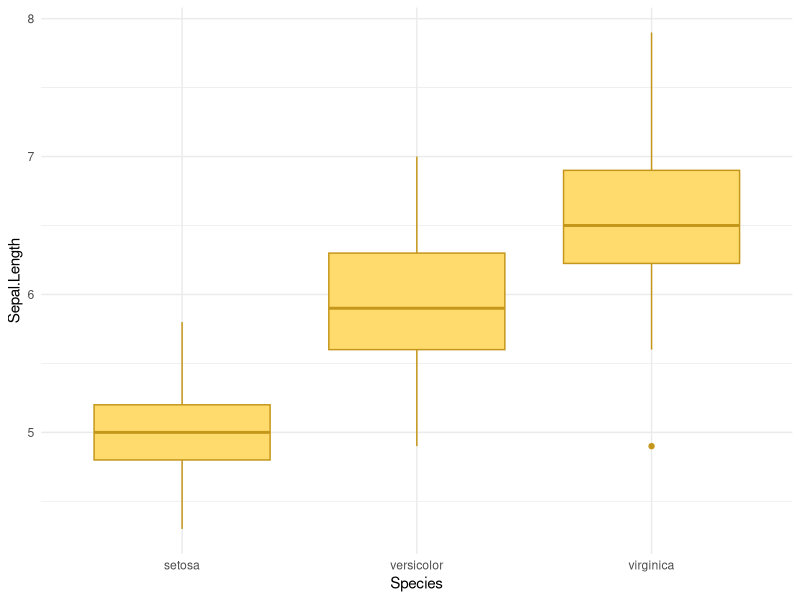
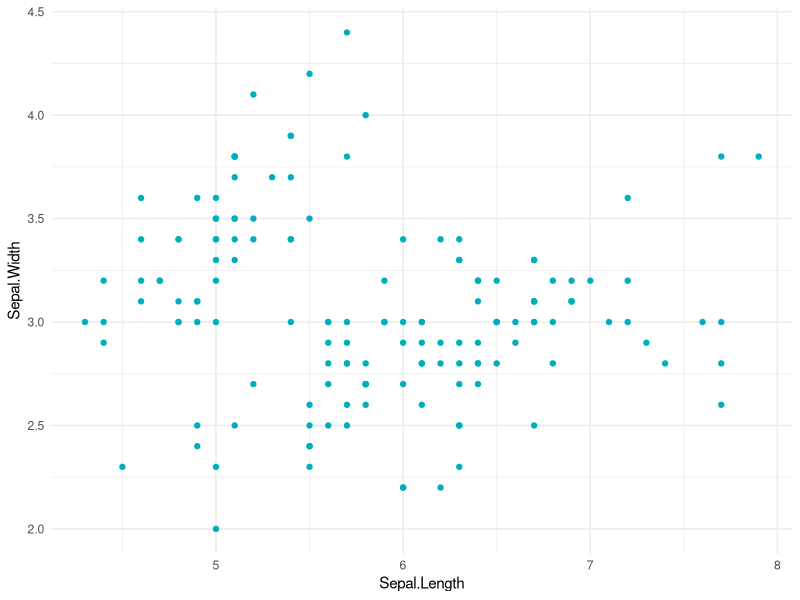
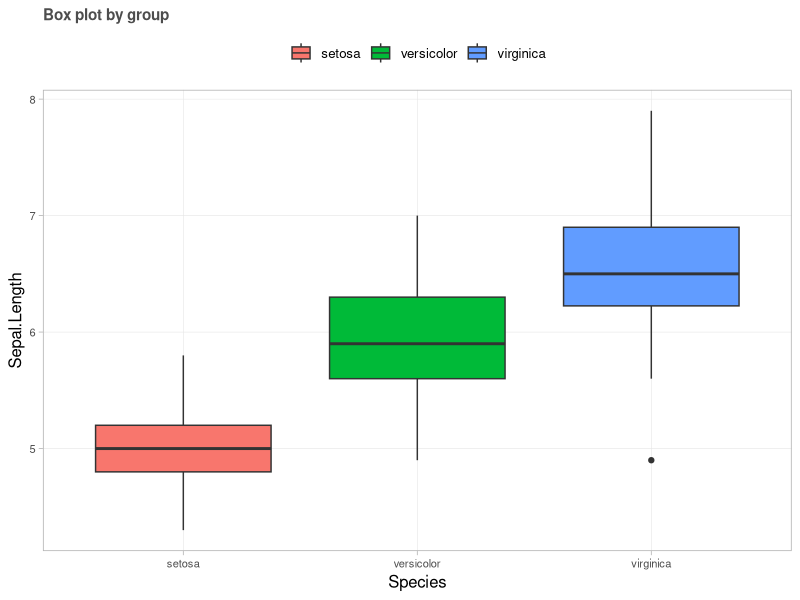
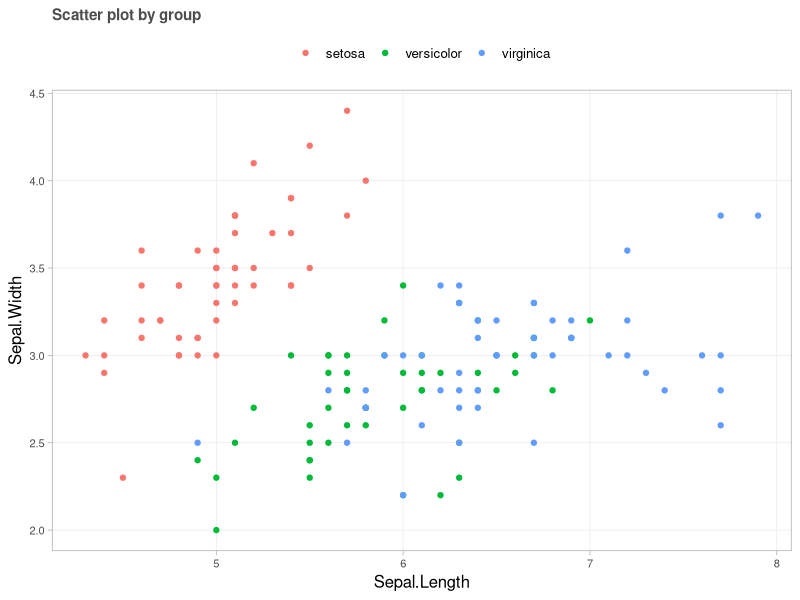
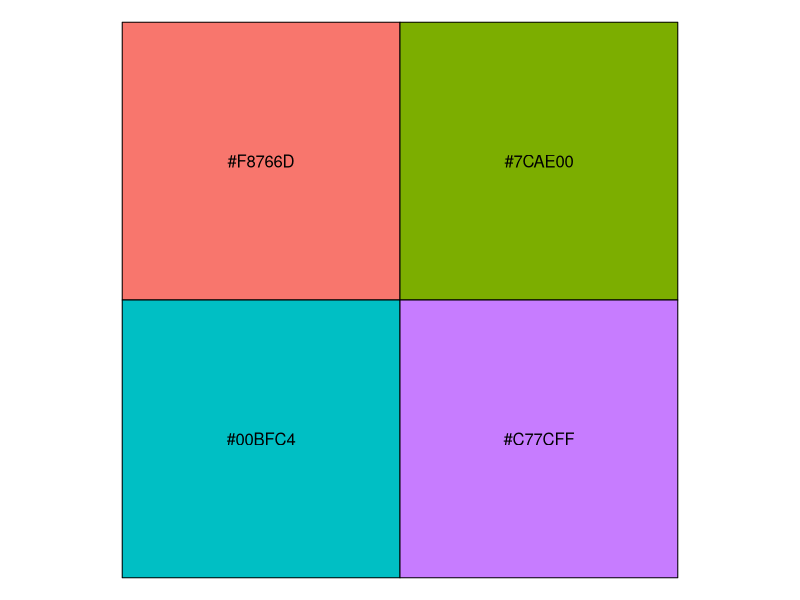
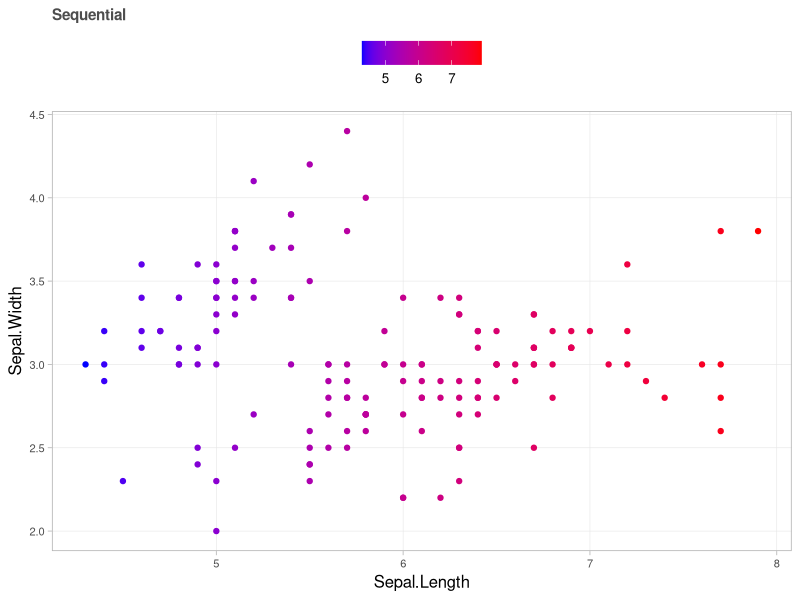
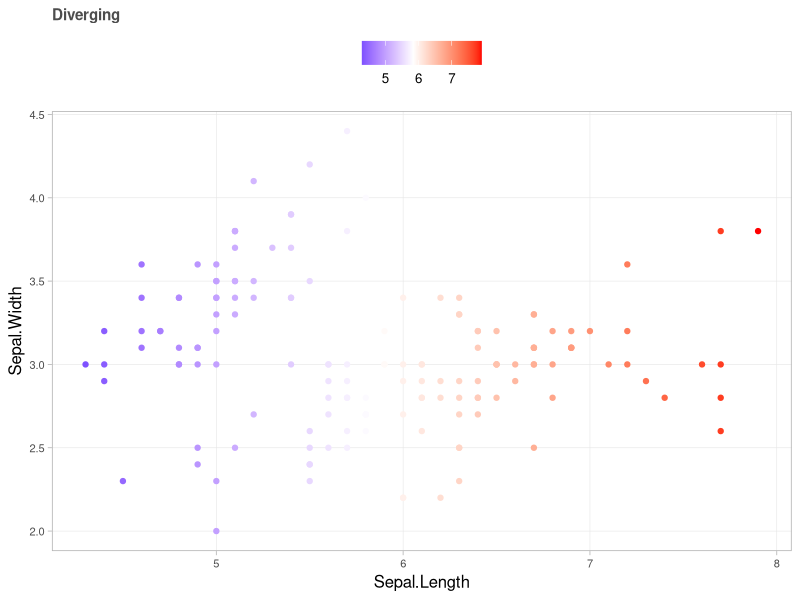
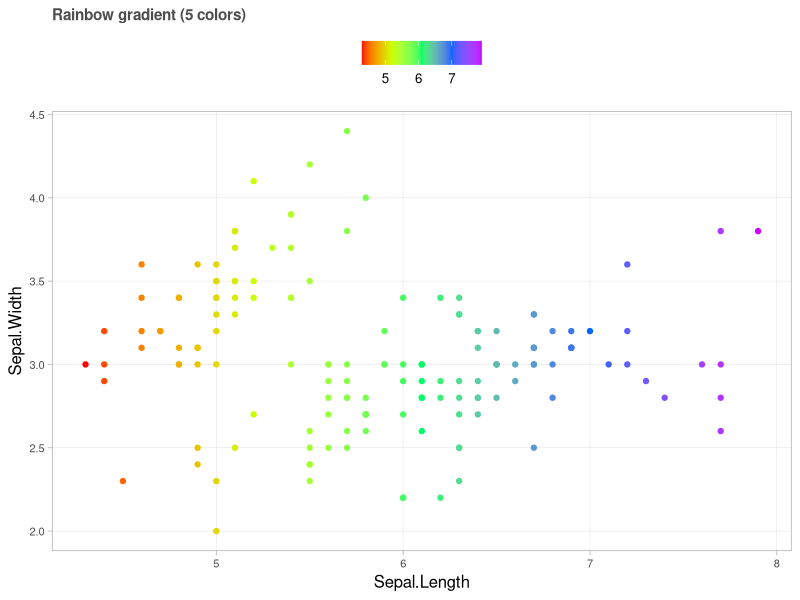

Write the R code that produced these figures, in order.
## ---- chunk 1
knitr::opts_chunk$set( echo=TRUE, fig.width=5, fig.height=3 )
options(scipen=999) # "Desliga" notação científica. Para "ligar" use scipen=0

library(tidyverse)
library(patchwork)
## ---- chunk 2
theme_set(theme_light(base_size=12))
theme_update(
  panel.grid.minor = element_blank(),
  panel.grid.major = element_line(colour="gray90", linewidth=0.2),
  strip.background = element_rect(fill="gray50", colour="gray50"),
  plot.title    = element_text(size=11, colour="gray30", face="bold"),
  plot.subtitle = element_text(size=10, colour="gray50", face='italic'),
  plot.caption  = element_text(size= 8, colour="gray50", hjust=0),
  axis.text     = element_text(size= 8),
  legend.title = element_blank(), 
  legend.position = "top"
)

## ---- chunk 3
theme_classic()$panel.grid
## ---- chunk 4
# Box plot
ggplot(iris, aes(Species, Sepal.Length)) + 
  geom_boxplot(fill="#FFDB6D", color="#C4961A") +
  theme_minimal()

# Scatter plot
ggplot(iris, aes(Sepal.Length, Sepal.Width)) + 
  geom_point(color="#00AFBB") +
  theme_minimal()
## ---- chunk 5
ggplot(iris, aes(Species, Sepal.Length)) + 
  geom_boxplot(aes(fill=Species)) +
  theme(legend.position="top") +
  labs(title="Box plot by group")
## ---- chunk 6
ggplot(iris, aes(Sepal.Length, Sepal.Width)) + 
  geom_point(aes(color=Species)) +
  theme(legend.position="top") +
  labs(title="Scatter plot by group")
## ---- chunk 7
scales::show_col(scales::hue_pal()(4))
## ---- chunk 8
# Specify the colors for low and high ends of gradient
ggplot(iris, aes(Sepal.Length, Sepal.Width)) +
  geom_point(aes(color=Sepal.Length)) +
  scale_color_gradient(low="blue", high="red") +
  labs(title="Sequential")
## ---- chunk 9
# Specify also the colour for mid point
ggplot(iris, aes(Sepal.Length, Sepal.Width)) +
  geom_point(aes(color=Sepal.Length)) +
  scale_color_gradient2(midpoint=mean(iris$Sepal.Length), low="blue", mid="white",
                        high="red", space="Lab" ) +
  labs(title="Diverging")
## ---- chunk 10
ggplot(iris, aes(Sepal.Length, Sepal.Width)) +
  geom_point(aes(color=Sepal.Length)) + 
  scale_color_gradientn(colours=rainbow(5)) +
  labs(title="Rainbow gradient (5 colors)")
## ---- chunk 11
library(RColorBrewer)
display.brewer.all() # to check all colorbrewer palettes
## ---- chunk 12
display.brewer.all(colorblindFriendly=TRUE)
## ---- chunk 13
ggplot(iris, aes(Sepal.Length, Sepal.Width))+
  geom_point(aes(color=Species)) +
  scale_color_brewer(palette="Dark2")+
  geom_smooth(aes(color=Species, fill=Species), formula=y ~ x, method="lm") + 
  scale_fill_brewer(palette="Dark2") +
  theme_minimal() +
  theme(legend.position="bottom") +
  labs(title="Brewer on a plot")
## ---- chunk 14
display.brewer.pal(n=8, name="Dark2")
## ---- chunk 15
brewer.pal(3, "Dark2")
## ---- chunk 16
library("viridis")           # Load
viridis(6)
## ---- chunk 17
plt <- function(nome, opt) {
  ggplot(iris, aes(Sepal.Length, Sepal.Width))+
  geom_point(aes(color=Sepal.Length)) +
  scale_color_viridis(option=opt)+
  theme(legend.position="bottom") +
  labs(title=nome, x=element_blank(), y=element_blank())
}
## ---- chunk 18
plt("Magma", "A") + plt("Inferno", "B") + plt("Plasma", "C") + plt("Viridis", "D") +
  plot_annotation(title="GRADIENT color palettes")
## ---- chunk 19
plt <- function(nome, opt) {
  ggplot(iris, aes(Sepal.Length, Sepal.Width))+
  geom_point(aes(color=Species)) +
  geom_smooth(aes(color=Species, fill=Species), formula=y ~ x, method="lm") + 
  scale_color_viridis(discrete=TRUE, option=opt)+
  scale_fill_viridis(discrete=TRUE, option=opt) +
  theme(legend.position="bottom") +
  labs(title=nome, x=element_blank(), y=element_blank())
}

plt("Magma", "A") + plt("Inferno", "B") + plt("Plasma", "C") + plt("Viridis", "D") +
  plot_annotation(title="DISCRETE color palettes")
## ---- chunk 20
rm(list=ls())
## ---- chunk 21
ggplot(data=mpg) + # layer1 => data
  geom_point(        # layer2 => geom (points)
    mapping=aes(x=displ, y=hwy) # mapping => how variables map to visuals
  ) +
  labs(title="Simple scatter plot")
## ---- chunk 22
mpg |>  ggplot(aes(displ, hwy)) +
  geom_smooth(method="lm", se=FALSE,            # linear fit to the data point
              color="blue", size=1) +           # tuning line color and thickness
  geom_point(alpha=0.5, size=2) +               # tuning the transparency and size of data points
  labs(x="Displ", y="Highway consumption",      # adding titles to the axis
       title="Scatter plot with linear fit",      # adding title to the plot
       subtitle="Subtitle goes here",             # adding subtitles to the plot
       caption="Source: goes here")               # adding caption to the plot

## ---- chunk 23
### default smooth fit
p2 <- mpg |> ggplot(aes(displ, hwy)) + 
  geom_smooth(stat="smooth", color="blue", size=1) +
  geom_point() +
  labs(x="Highway consumption", y="Avg. Temperature (°C)",
       title="Smooth fit (default)")

### linear fit
p3 <- mpg |> ggplot(aes(displ, hwy)) + 
  geom_smooth(method="lm", se=FALSE,
              color="blue", size=1) +
  geom_point() +
  labs(x="Highway consumption", y="Avg. Temperature (°C)",
       title="Linear fit")

### user defined formula for fitting
p4 <- mpg |> ggplot(aes(displ, hwy)) + 
  geom_smooth(method="lm", formula=y~x+I(x^2)+I(x^3),        
              color="blue", size=1) +
  geom_point() +
  labs(x="Highway consumption", y="Avg. Temperature (°C)",
       title="User defined function for fitting")

p2 + p3 + p4
## ---- chunk 24
rm(list=ls()) # Limpa o global environment
## ---- chunk 25
(data <- world_bank_pop |> 
   filter(indicator %in% c("SP.POP.TOTL", "SP.URB.TOTL")) |> 
   pivot_longer(3:20, names_to="year", names_transform=as.integer, values_to="pop") |> 
   pivot_wider(names_from=indicator, values_from=pop, values_fill=0) |> 
   mutate(Rural=SP.POP.TOTL - SP.URB.TOTL) |> select(-SP.POP.TOTL) |> 
   pivot_longer(c(SP.URB.TOTL,Rural), names_to="type", values_to="pop", values_drop_na=T) |> 
   mutate(type=ifelse(type=="Rural", type, "Urban")) |> 
   summarise(pop=round(sum(pop)/1e9), .by=c(year, type)))
## ---- chunk 26
data |> summarise(pop=sum(pop), .by=year) |> 
  ggplot(aes(x=year, y=pop, group=1)) +
  geom_line() + geom_point() +
  scale_y_continuous(labels=scales::label_number()) +
  labs(title="Simple line chart", x="Year", y=NULL,
       subtitle="Population (billions)")
## ---- chunk 27
data |> 
  ggplot(aes(x=year, y=pop, group=type, color=type)) +
  geom_line(size=1) + geom_point() +
  scale_color_brewer(palette="Dark2") +
  # Texto: Títulos e notas
  labs(
    title="Line chart by category",
    subtitle="Population by type of location",
    caption="Source: Tidyverse datasets",
    x="Year",
    y="Population (billions)"
  ) +
  theme(
    panel.border=element_rect(fill=NA),
    panel.grid.major.y=element_line(linetype='dashed')
  )
## ---- chunk 28
df <- data.frame(expand.grid(1:100, seq(0, 1, by=.1)))
names(df) <- c("category", "X")
df <- within(df, {
  Y <- pnorm(X, mean=1:100 / 100)
  category <- factor(1:100)
  })

ggplot(data=df, aes(x=X, y=Y, color=as.integer(category), group=category)) +
  geom_line() +
  scale_colour_gradient(
    name="category", low="blue", high="red",
    # Manipulate the labels names on the legend:
    breaks=c(1,50,100), labels=c('Low','Mid','High'), 
  ) +
  labs(title="Line chart with too many categories",
       subtitle="Uses a continuous scale of gradient colors")
## ---- chunk 29
rm(list=ls())
## ---- chunk 30
(data <- midwest |> summarise(across(popwhite:popother, sum), .by=state) |> 
  pivot_longer(popwhite:popother, values_to="pop", names_to="race") |> 
  mutate(race=str_sub(race, 4,-1),
         race=if_else(race %in% c("white"), race, "other"),
         race=factor(race, levels=c("other","white"))) |> 
  summarise(pop=sum(pop), .by=c(state, race)))
## ---- chunk 31
data |> summarise(pop=sum(pop), .by=state) |> 
  ggplot(aes(x=state, y=pop)) +
  # geom_col() == geom_bar(stat="identity") # default=stacked bars
  # geom_bar(stat='identity', fill="lightblue") + 
  geom_col(
    fill="cadetblue", 
    width=.6             # control the width of the columns
  ) +
  geom_text(aes(label=scales::number(pop, scale=1/1e6, accuracy=.1)), 
            vjust=-0.5, size=4) +
  scale_y_continuous(expand=expansion(mult=c(0,.2)), breaks=NULL) +
  theme(panel.grid.major.x=element_blank()) +
  labs(title="Simple bar chart", y=NULL, subtitle="US Midwest population (millions)")
## ---- chunk 32
p1 <- data |> mutate(pop=pop/1e3) |> 
  ggplot(aes(x=state, y=pop, fill=race)) +
  geom_col(color="white") + # default position="stack"
  scale_fill_brewer(palette="Dark2") +
  # Label the groups
  geom_text(aes(label=scales::number(pop, accuracy=1)),
            position=position_stack(vjust=0.5), 
            check_overlap=T,
            color="black", size=4) +
  # Label the total on top of the bars
  geom_text(aes(label=scales::number(after_stat(y), accuracy=1), group=state),
            stat="summary", fun=sum, vjust=-1, 
            fontface="bold") +
  # Create a little breathing space on top of the chart:
  scale_y_continuous(expand=expansion(mult=c(0,0.1)), 
                     labels=scales::label_number()) +
  labs(title="Stacked", y="Population (000s)")


p2 <- data |> 
  mutate(pct=pop/sum(pop), .by=state) |> 
  ggplot(aes(x=state, y=pct, fill=race)) +
  geom_col(color="white") +
  geom_text(aes(label=scales::percent(pct, accuracy=1), group=race), 
            position=position_fill(.5), check_overlap=T) +
  scale_fill_brewer(palette="Dark2") +
  scale_y_continuous(breaks=NULL, expand=expansion(mult=c(0,0))) +
  labs(title="Stacked to 100%", y=NULL)

p1 + p2 + plot_layout(guides='collect')
## ---- chunk 33
mpg |> group_by(class, year=as.factor(year)) |> tally() |> ungroup() |>
  arrange(desc(class)) |> 
  mutate(pos=cumsum(n) - n/2, .by=year) |> # create "position" column as 1/2 the y-axis variable
  ggplot() +
  geom_col(aes(x=year, y=n, fill=class), width=.7, color="white") +
  geom_text(aes(x=year, 
                y=pos, # use "position" column
                label=prettyNum(n, big.mark=".", decimal.mark=",")), 
            vjust=0, size=4, check_overlap=T) +
  scale_fill_brewer(palette="Dark2") +
  scale_y_continuous(expand=c(0,0), breaks=NULL) +
  labs(title="Place data labels in the middle manually",
       y=NULL, x=NULL)
## ---- chunk 34
data |> mutate(pop=pop/1e3) |> 
  ggplot(aes(x=state, y=pop, fill=race)) +
  geom_col(position=position_dodge2(padding=.05)) +
  geom_text(aes(label=scales::number(pop, accuracy=1)), 
            position=position_dodge(0.9), 
            vjust=-0.5, size=3) +
  scale_y_continuous(expand=expansion(mult=c(0,.1)), labels=scales::label_number()) +
  scale_fill_brewer(palette="Dark2") +
  theme(panel.grid.major.x=element_blank(),
        legend.position="top") +
  labs(title="Grouped or Clustered bar chart", y=NULL)
## ---- chunk 35
p1 <- mpg |> 
  summarise(hwy=mean(hwy), .by=manufacturer) |> 
  ggplot(aes(x=manufacturer, y=hwy)) +
  geom_col(fill="cadetblue") +
  geom_text(aes(label=scales::number(hwy,accuracy=1)), hjust=-0.5, size=3) + 
  scale_y_continuous(expand=expansion(mult=c(0,.2))) +
  labs(title="Simple horizontal bar chart") +
  coord_flip()  # <- FLIP AXES

p2 <- mpg |> 
  summarise(hwy=mean(hwy), .by=c(manufacturer, class)) |> 
  ggplot(aes(x=manufacturer, y=hwy, 
             fill=class)) + # defines global fill to group everywhere by product
  geom_col(position=position_dodge(), color="white") + 
  scale_fill_brewer(palette="Dark2") +
  scale_y_continuous(expand=expansion(mult=c(0,.1))) +
  labs(title="Grouped horizontal bar chart") +
  coord_flip()

p1 + p2 + plot_annotation(title="Horizontal bar charts")
## ---- chunk 36
data <- read.table(text = "sample Types Value
sample1 A   -36
sample2 B   31
sample1 C   15
sample2 D   -12
sample1 E   27
sample2 F  16
sample2 G  -10
sample2 H  2
sample2 I  6
sample2 J  -7
sample2 K  -8"
, header=TRUE)

data |> 
  mutate(Types = fct_reorder(Types, Value)) |>
  ggplot(aes(x=Value, y=Types)) +
  geom_col() +
  # FOR DATA LABELS:
  geom_text(
    aes(
      label = Value,
      # x/y mapping determines label position
      # the sign() of a real number is +1/0/−1 if the number is positive/0/negative
      # The coefficient (2) needs to be adjusted to your data
      x = Value + 2 * sign(Value) 
    ), 
    size =3) +
  labs(title="Labeled Horizontal bar chart with positive and negative values")
## ---- chunk 37
(data <- world_bank_pop |> 
   filter(indicator %in% c("SP.POP.TOTL", "SP.URB.TOTL")) |> 
   pivot_longer(3:20, names_to="year", names_transform=as.integer, values_to="pop") |> 
   pivot_wider(names_from=indicator, values_from=pop, values_fill=0) |> 
   mutate(Rural=SP.POP.TOTL - SP.URB.TOTL) |> select(-SP.POP.TOTL) |> 
   pivot_longer(c(SP.URB.TOTL,Rural), names_to="type", values_to="pop", values_drop_na=T) |> 
   mutate(type=ifelse(type=="Rural", type, "Urban")) |> 
   summarise(pop=round(sum(pop)/1e9), .by=c(year, type)))
## ---- chunk 38
data |> 
  ggplot(aes(x=year, y=pop, fill=type, group=type)) +
  geom_area(color="white") +
  scale_fill_brewer(palette="Paired") +
  scale_y_continuous(expand=expansion(mult=c(0,.1))) +
  scale_x_continuous(expand=c(0,0)) +
  labs(title="Simple area chart", x=NULL)
## ---- chunk 39
rm(list=ls()) # Limpa o global environment
## ---- chunk 40
data <- data.frame(
  year=c(2014, 2015, 2016, 2017, 2018, 2019,2020),
  course=c(35, 30, 40, 25, 30, 35, 65),
  pct_enroll=c(0.3, 0.25, 0.3, 0.5, 0.4, 0.2, 0.6)
)

data |> ggplot(aes(x=as.factor(year))) + 
  geom_col(aes(y=course), fill="cadetblue")+
  geom_line(aes(y=pct_enroll, group=1), color="red")+
  scale_y_continuous(expand=expansion(mult=c(0,.1))) +
  labs(title= "Combo bar + line chart on the same axis?",
       x=NULL, y=NULL,
       subtitle="Number of Courses Sold and % enrolled")
## ---- chunk 41
data |> ggplot(aes(x=as.factor(year)))  + 
  geom_col(aes(y=course), fill="cadetblue")+
  geom_line(aes(y=100*pct_enroll, group=1), color="red", size=1) +
  geom_point(aes(y=100*pct_enroll), color="red") +
  scale_y_continuous(
    expand=expansion(mult=c(0,.1)),
    sec.axis=sec_axis(~.*0.01, name="Percent enrolled", labels=scales::percent)
  ) +
  theme(panel.grid.major.x=element_blank()) +
  labs(title= "Combo bar + line chart on the same axis!",
       x=NULL, y="Number of Courses")
## ---- chunk 42
rm(list=ls()) # Limpa o global environment
## ---- chunk 43
# city_mpg <- mpg |>
#   mutate(class=fct_lump(class, 4, other_level="other")) |>
#   group_by(class) |>
#   summarize(
#     mean_mpg=mean(cty),
#     count=n()
#   ) |> mutate(
#     class=fct_reorder(class, count)
#   ) |>
#   mutate(class=fct_reorder(class, -mean_mpg))
# 
# p1 <- ggplot(city_mpg, aes(class, count)) +
#   geom_col(fill="#6297E770") + 
#   scale_y_continuous(
#     expand=expansion(mult=c(0, 0.05)),
#     position="right"
#   ) +
#   theme_minimal_hgrid(11, rel_small=1) + # cowplot theme
#   theme(
#     panel.grid.major=element_line(color="#6297E770"),
#     axis.line.x=element_blank(),
#     axis.text.x=element_blank(),
#     axis.title.x=element_blank(),
#     axis.ticks=element_blank(),
#     axis.ticks.length=grid::unit(0, "pt"),
#     axis.text.y=element_text(color="#6297E7"),
#     axis.title.y=element_text(color="#6297E7")
#   )
# 
# p2 <- ggplot(city_mpg, aes(class, mean_mpg)) + 
#   geom_point(size=3, color="#D5442D") + 
#   scale_y_continuous(limits=c(10, 21)) +
#   theme_half_open(11, rel_small=1) + # cowplot theme
#   theme(
#     axis.ticks.y=element_line(color="#BB2D05"),
#     axis.text.y=element_text(color="#BB2D05"),
#     axis.title.y=element_text(color="#BB2D05"),
#     axis.line.y=element_line(color="#BB2D05")
#   )
# 
# # The resulting plot has dual axes. Plot alignment and plot placement are separated.
# aligned_plots <- align_plots(p1, p2, align="hv", axis="tblr")
# ggdraw(aligned_plots[[1]]) + draw_plot(aligned_plots[[2]])
## ---- chunk 44
rm(list=ls()) # Limpa o global environment
## ---- chunk 45
theme_update(
  panel.border=element_rect(fill=NA)
)
p1 <- ggplot(mtcars) + geom_point(aes(mpg, disp))
p2 <- ggplot(mtcars) + geom_boxplot(aes(gear, disp, group=gear))

p1 + p2 + plot_annotation(title="patchwork: 2 plots side by side")
## ---- chunk 46
p3 <- ggplot(mtcars) + geom_smooth(aes(disp, qsec))
p4 <- ggplot(mtcars) + geom_bar(aes(carb))

(p1 | p2 | p3) / p4 + plot_annotation(title="patchwork: any way you want it")
## ---- chunk 47
p <- ggplot(mpg, aes(displ, cty)) + geom_point()

# Use vars() to supply variables from the dataset:
p + facet_grid(rows=vars(drv)) + 
  labs(title="facet_grid() in rows")
## ---- chunk 48
p + facet_grid(cols=vars(cyl)) + 
  labs(title="facet_grid() in columns")
## ---- chunk 49
p + facet_grid(drv ~ cyl) +
  labs(title="facet_grid in rows and columns")
## ---- chunk 50
p + facet_wrap(drv~cyl, ncol=4) +
  labs(title="facet_wrap in rows and columns (notice the difference?)")
## ---- chunk 51
ggplot(mtcars, aes(mpg, wt, colour=factor(cyl))) +
  geom_point() +
  facet_wrap(~cyl, scales="free_y") +
  theme(legend.position="top") +
  labs(title="Free the scales on Y axis",
       caption="Note: to free the scales on both axis just use scales='free' argument")
## ---- chunk 52
rm(list=ls()) # Limpa o global environment
## ---- chunk 53
library(forcats)

# Reorder following the value of another column:
p1 <- mpg |> group_by(manufacturer) |> tally(name="qtd") |> 
  mutate(manufacturer=fct_reorder(manufacturer, qtd)) |>
  ggplot( aes(x=manufacturer, y=qtd)) +
  geom_col(fill="#f68060", alpha=.6, width=.5) +
  scale_y_continuous(expand=expansion(mult=c(0,.1))) +
  theme(panel.grid.major.y=element_blank()) +
  labs(title="Reorder by the value of a variable", x=NULL, y=NULL) +
  coord_flip()

# Reverse side
p2 <- mpg |> group_by(manufacturer) |> tally(name="qtd") |> 
  mutate(manufacturer=fct_reorder(manufacturer, desc(qtd))) |>
  ggplot( aes(x=manufacturer, y=qtd)) +
  geom_col(fill="#f68060", alpha=.6, width=.5) +
  scale_y_continuous(expand=expansion(mult=c(0,.1))) +
  theme(panel.grid.major.y=element_blank()) +
  labs(title="Reverse the order", x=NULL, y=NULL) +
  coord_flip()

p1 + p2
## ---- chunk 54
# Using sum
p1 <- mpg |>
  mutate(class=fct_reorder(class, hwy, .fun='sum')) |>
  ggplot( aes(x=reorder(class, hwy), y=hwy, fill=class)) + 
  geom_boxplot() +
  labs(title="Using sum of the hwy by class", x="class") +
  coord_flip()

# Using number of observation per group
p2 <- mpg |>
  mutate(class=fct_reorder(class, hwy, .fun='length' )) |>
  ggplot( aes(x=class, y=hwy, fill=class)) + 
  geom_boxplot() +
  labs(title="Using number of obs by class", x=NULL) +
  coord_flip()

p1 + p2 & theme(legend.position="none", panel.border=element_rect(fill=NA))
## ---- chunk 55
mpg_sum <- mpg |> 
  filter(year == 2008) |> 
  
  mutate(
    manufacturer=str_to_title(manufacturer),
    #  group all manufacturers together that do not belong to the top 10
    manufacturer=forcats::fct_lump(manufacturer, n=9) # Lump puts n>9 em "Other"
  ) %>% 
  
  # add counts (data is automatically sorted in descending order)
  count(manufacturer, sort=TRUE) %>%
  
  mutate(
    # first order by appearance with `fct_inorder()`
    # reverse order so that the bar with the highest value is on top
    manufacturer=forcats::fct_rev(forcats::fct_inorder(manufacturer)),
    # move the category “Other” to the end (as the first level)
    manufacturer=forcats::fct_relevel(manufacturer, "Other", after=0)
  ) |> 
  arrange(manufacturer)

mpg_sum
## ---- chunk 56
ggplot(mpg_sum, aes(x=n, y=manufacturer)) +
  geom_col(fill="cadetblue") +
  scale_x_continuous(expand=expansion(mult=c(0,.1))) +
  labs(title="mpg ordered by manufacturer in reverse", y=NULL, x=NULL)
## ---- chunk 57
rm(list=ls()) # Limpa o global environment
## ---- chunk 58
ggplot(mpg, aes(displ, hwy)) + 
  geom_point(aes(colour=factor(cyl))) + 
  labs(
    x="Engine displacement (litres)", 
    y="Highway miles per gallon", 
    color="Título da legenda", #TÍTULO DA LEGENDA ASSUME NOME DADO Á DIMENSÃO DOS ITENS DA LEGENDA
    title="Mileage by engine size and cylinders",
    subtitle="Source: http://fueleconomy.gov"
  ) + 
  theme_light()
## ---- chunk 59
values <- seq(from=-2, to=2, by=.01)
df <- data.frame(x=values, y=values ^ 3)
## ---- chunk 60
ggplot(df, aes(x, y)) + 
  geom_path() + 
  labs(y=quote(f(x) == x^3),
       title="Math expression on the axis title")
## ---- chunk 61
ggplot(data=mpg) + 
  geom_point(mapping=aes(x=displ, y=hwy, color=drv)) +
  scale_colour_discrete(
    labels=c("4"="4 wheel drive",
               "f"="front wheel drive",
               "r"="rear wheel drive")
  ) + 
  labs(
    title="Custom legend labels",
    x="Engine Size (Liters)", 
    y="Fuel Efficiency (Miles per Gallon)", 
    colour="Number of cylinders"
  ) +
  theme(legend.title=element_text(),
        axis.title=element_text())
## ---- chunk 62
p1 <- mpg |> group_by(class, year=as.factor(year)) |> 
  tally() |> 
  ggplot() +
  geom_bar(aes(x=year, y=n, fill=class),stat="identity") +
  scale_fill_brewer(palette="Set2") +
  scale_y_continuous(expand=c(0,0), labels=scales::number) +
  theme_bw() +
  labs(title="Original")

p2 <- mpg |> group_by(class, year=as.factor(year)) |> 
  tally() |> 
  ggplot() +
  geom_bar(aes(x=year, y=n, fill=class),stat="identity") +
  scale_y_continuous(expand=c(0,0), labels=scales::number) +
  # reverse legend order - can be used on any scale_fill_* or scale_color_*
  scale_fill_brewer(palette="Set2", guide=guide_legend(reverse=TRUE)) +
  theme_bw() +
  labs(title="Reverse legend order")

p1 + p2
## ---- chunk 63
mpg |> 
  summarise(hwy=mean(hwy), cty=mean(cty), .by=manufacturer) |> 
  ggplot(aes(x=manufacturer)) + 
  # specify color for line/ fill for bar inside aes(); you can assign a label for the legend
  geom_line(aes(y=hwy, group=1, color="Highway"), size=1) + 
  geom_point(aes(y=hwy, color="Highway")) +
  geom_col( aes(y=cty, fill="City")) +
  # then assign the desired color to the labels specified above
  scale_color_manual(name="", values=c("Highway"="red")) +
  scale_fill_manual(name="", values=c("City"="slategray")) +
  scale_y_continuous(expand=expansion(mult=c(0,.1))) +
  scale_x_discrete(guide=guide_axis(angle=45)) +
  labs(
    x=NULL, 
    y="Miles per Gallon" ,
    title="A legend for each geom"
  )
## ---- chunk 64
plot <- ggplot(mpg, aes(drv, hwy)) + 
  geom_hline(yintercept=28, colour="red") + 
  geom_boxplot()

p1 <- plot + labs(title="Original")

p2 <- plot + labs(title="coord_cartesian", subtitle="works as expected") +
  coord_cartesian(ylim=c(10, 35)) 

p3 <- plot + labs(title="setting limits", subtitle="distorts the boxplot") +
  ylim(10, 35)  

p1 + p2 + p3
## ---- chunk 65
plot + scale_y_continuous(breaks=NULL) + labs(title="Y Axis breaks=NULL")
## ---- chunk 66
p1 <- plot + scale_y_continuous(breaks=scales::breaks_width(5)) + 
  labs(title="fixed @ 5")

p2 <- plot + scale_y_continuous(breaks=scales::breaks_width(5, offset(10))) + 
  labs(title="+ offset")

p3 <- plot + scale_y_continuous(breaks=scales::breaks_width(5, offset(-10))) + 
  labs(title="- offset")

p1 + p2 + p3 + plot_annotation(title="Setting 'breaks_width()' argument on 'scale_*_continuous()'")
## ---- chunk 67
rm(list=ls())
## ---- chunk 68
ts.dia <- as_tibble(EuStockMarkets) |> cbind(
  DATE=seq.Date(as.Date("1991-1-1"), by="days", length.out=1860)
) |> 
  rename_with(tolower) |> 
  pivot_longer(dax:ftse)

ts.dia |> 
  group_by(ano=make_date(year(date),1,1), name) |> 
  summarise(value=mean(value), .groups="drop") |> 
  ggplot(aes(x=ano, y=value, group=name, color=name)) +
  geom_line() + geom_point() +
  scale_color_brewer(palette="Spectral") +
  scale_y_continuous(labels=scales::number) +
  scale_x_date(
    # labels=scales::label_date_short(), # formata texto de x-axis
    labels=scales::label_date("%y"),
    date_breaks="1 year", # “sec", "min", "hour", "day", "week", "month", "year"
    # expand=c(0.01,0.01), # respiro nas laterais das barras
  ) + 
  labs(title="Formatting a date axis by year", x="Year", y=NULL)
## ---- chunk 69
ts.dia |> 
  group_by(mes=make_date(year(date),month(date),1), name) |> 
  summarise(value=mean(value), .groups="drop") |> 
  ggplot(aes(x=mes, y=value, group=name, color=name)) +
  geom_line(size=.8) + 
  scale_color_brewer(palette="Spectral") +
  scale_y_continuous(labels=scales::number) +
  scale_x_date(
    labels=scales::label_date_short(), # formata texto de x-axis
    date_breaks="6 months",
    # breaks=seq.Date(min(ts.dia$date), max(ts.dia$date),by="6 months")
    expand=c(0,0), # respiro nas laterais das barras
  ) + 
  labs(title="Formatting a date axis by month", x="Month", y=NULL)
## ---- chunk 70
ts.dia |> 
  ggplot(aes(x=date, y=value, group=name, color=name)) +
  geom_line(size=.6) + 
  scale_color_brewer(palette="Spectral") +
  scale_y_continuous(labels=scales::number) +
  scale_x_date(
    labels=scales::label_date_short(), # formata texto de x-axis
    # date_breaks="6 months",
    expand=c(0,0), # respiro nas laterais das barras
  ) + 
  labs(title="Formatting a date axis by day", x=NULL, y=NULL)
## ---- chunk 71
rm(list=ls()) # Limpa o global environment
## ---- chunk 72
population |> 
  ggplot(aes(x=as.factor(year), y=population)) +
  geom_col(fill="cadetblue") +
  scale_y_continuous(labels=scales::label_number(scale=1/1e9), 
                     expand=expansion(mult=c(0,0.05))) +
  scale_x_discrete(expand=expansion(mult=c(0.03,0.03)), guide=guide_axis(angle=45)) +
  theme(panel.border=element_rect(fill=NA)) +
  labs(x=NULL, title="Axis labels at an angle")
## ---- chunk 73
txhousing |> mutate(date=make_date(year,month,1)) |> 
  filter(city %in% c("Austin", "Houston")) |> 
  na.omit() |> 
  ggplot(aes(x=date, y=sales, group=city, color=city)) +
  geom_line() + geom_point() +
  scale_color_brewer(palette="Dark2") +
  scale_x_date(
    breaks=seq(as_date("2010-01-01"), as_date("2015-01-01"), by="6 months"),
    labels=scales::label_date_short(), # formata texto de x-axis
    limits=c(as_date("2010-01-01"), NA),
    # date_breaks="3 months", # “sec", "min", "hour", "day", "week", "month", "year"
    # labels=scales::label_date("%y"),
    expand=c(0.01,0.01), # respiro nas laterais das barras
  ) + 
  labs(x=NULL, title="Format the date axis")
## ---- chunk 74
df <- data.frame(
  x=c(1, 1, 2, 2, 1.5),
  y=c(1, 2, 1, 2, 1.5),
  text=c("bottom-left", "bottom-right", "top-left", "top-right", "center")
)


ggplot(df, aes(x, y)) +
  geom_text(aes(label=text)) +
  labs(title="Include data labels on the plot")
## ---- chunk 75
ggplot(df, aes(x, y)) +
  geom_text(aes(label=text), vjust="inward", hjust="inward") +
  labs(title="adjust the positioning using 'inward'")
## ---- chunk 76
data.frame(
  x = runif(100, min = sample(0:50, 1), max = sample(50:1000, 1)),
  y = runif(100, min = sample(0:1000, 1), max = sample(1000:10000, 1))
) |> 
  mutate(z = x + y) |>
  ggplot(aes(x = x, y = z)) + 
  geom_point() +
  annotation_custom(
    grid::textGrob(label = "some label", 
                   x=.95, y=.1, vjust=1, hjust=1,
                   gp = grid::gpar(col="red", alpha=.7, fontsize=10, fontface="bold.italic"))
  ) +
  labs(title = "Fixed label position")
## ---- chunk 77
df <- data.frame(
  x=factor(c(1, 1, 2, 2)),
  y=c(1, 3, 2, 1),
  grp=c("a", "b", "a", "b")
)
## ---- chunk 78
ggplot(data=df, aes(x, y, group=grp)) +
  geom_col(aes(fill=grp), position=position_dodge()) +
  geom_text(aes(label=y), position=position_dodge()) +
  scale_y_continuous(expand=expansion(mult=c(0,.1))) +
  theme(legend.position="top") +
  labs(title="How to positon data labels on a grouped bar chart",
       subtitle="ggplot doesn't know you want labels with the same virtual width as the bars",
       x=NULL, y=NULL)
## ---- chunk 79
ggplot(data=df, aes(x, y, group=grp)) +
  geom_col(aes(fill=grp), position=position_dodge()) +
  geom_text(aes(label=y), position=position_dodge(0.9)) +
  scale_y_continuous(expand=expansion(mult=c(0,.1))) +
  theme(legend.position="top") +
  labs(title="How to positon data labels on a grouped bar chart",
       subtitle="So tell ggplot what you want",
       x=NULL, y=NULL)
## ---- chunk 80
ggplot(data=df, aes(x, y, group=grp)) +
  geom_col(aes(fill=grp), position=position_dodge()) +
  geom_text(
    aes(label=y, y=y + 0.05),
    position=position_dodge(0.9),
    vjust=0
  )  +
  scale_y_continuous(expand=expansion(mult=c(0,.1))) +
  theme(legend.position="top") +
  labs(title="How to positon data labels on a grouped bar chart",
       subtitle="You can't nudge and dodge text, so instead adjust the y position",
       x=NULL, y=NULL)
## ---- chunk 81
ggplot(data=df, aes(x, y, group=grp)) +
  geom_col(aes(fill=grp), color="white", width=.5) +
  geom_text(aes(label=y), position=position_stack(vjust=0.5))  +
  scale_y_continuous(expand=expansion(mult=c(0,.1))) +
  theme(legend.position="top") +
  labs(title="How to positon data labels on a stacked bar chart",
       subtitle="To place text in the middle of each bar, set vjust parameter",
       x=NULL, y=NULL)
## ---- chunk 82
p <- ggplot(mtcars, aes(wt, mpg, label=rownames(mtcars)))

p + geom_text()

p + geom_text(check_overlap=TRUE) # Avoid overlaps

p + geom_label() # Labels with background

p + geom_text(size=10) # Change size of the label

# Position data labels ==========================
p +
  geom_point() +
  geom_text(hjust=0, nudge_x=0.05)
p +
  geom_point() +
  geom_text(vjust=0, nudge_y=0.5)
p +
  geom_point() +
  geom_text(angle=45)


# Add aesthetic mappings
p + geom_text(aes(colour=factor(cyl)))
p + geom_text(aes(colour=factor(cyl))) + scale_colour_discrete(l=40)
p + geom_label(aes(fill=factor(cyl)), colour="white", fontface="bold")

p + geom_text(aes(size=wt))

# Scale height of text, rather than sqrt(height)
p +
  geom_text(aes(size=wt)) +
  scale_radius(range=c(3,6))

# You can display expressions by setting parse=TRUE.  The
# details of the display are described in ?plotmath, but note that
# geom_text uses strings, not expressions.
p +
  geom_text(
    aes(label=paste(wt, "^(", cyl, ")", sep="")),
    parse=TRUE
  )
## ---- chunk 83
rm(list=ls())
## ---- chunk 84
presidential <- subset(presidential, start > economics$date[1] & start <= max(economics$date))
## ---- chunk 85
ggplot(economics, aes(date, unemploy)) + 
  geom_line() +
  scale_x_date(expand=c(0,0), date_breaks="10 years",
               limits=c(as_date("1970-1-1"),max(presidential$end)), 
               labels=scales::label_date("%Y")) +
  labs(title="US unemployment over time", y=NULL, x=NULL)
## ---- chunk 86
economics |> na.omit() |> ggplot() + 
  # Shading:
  geom_rect(
    data=presidential, 
    aes(xmin=start, xmax=end, fill=party), 
    ymin=-Inf, ymax=Inf, 
    alpha=0.2, color="black"
  ) +
  geom_text(
    data=presidential, 
    aes(x=start, y=2500, label=name), 
    size=3, vjust=0, hjust=0, nudge_x=100
  ) +
  theme(legend.position="top") +
  geom_line(aes(date, unemploy)) + 
  scale_fill_manual(values=c("blue", "red")) +
  scale_x_date(expand=c(0,0), date_breaks="10 years", limits=c(as_date("1970-1-1"),NA), 
               labels=scales::label_date("%Y")) +
  labs(title="Annotations on top of the plot", x=NULL, y=NULL)
## ---- chunk 87
rm(list=ls()) # Limpa o global environment
## ---- chunk 88
annotation <- "Unemployment rates in the US\nhave varied a lot over the years"
# paste(strwrap("Unemployment rates in the US have varied a lot over the years", 40), collapse="\n")

economics |> 
  ggplot(aes(x=date, y=unemploy)) + 
  geom_line() + 
  geom_text(
    aes(x=min(economics$date), y=max(economics$unemploy), label=annotation), 
    hjust=-0.05, vjust=1, size=3.5, color="gray40"
  ) +
  scale_x_date(expand=c(0,0), date_breaks="10 years",
               labels=scales::label_date("%Y")) +
  labs(title="A single text annotation on a plot", y=NULL, x=NULL)
## ---- chunk 89
rm(list=ls()) # Limpa o global environment
## ---- chunk 90
p <- ggplot(mpg, aes(displ, hwy)) +
  geom_point(
    data=filter(mpg, manufacturer == "subaru"), 
    colour="orange",
    size=3
  ) +
  geom_point() 


p + 
  annotate(geom="point", x=5.5, y=40, colour="orange", size=3) + 
  annotate(geom="point", x=5.5, y=40) + 
  annotate(geom="text",  x=5.6, y=40, label="subaru", hjust="left") +
  labs(title="Highlighting data points with legend inside the plot area")
## ---- chunk 91
p + 
  annotate(
    geom="curve", x=4, y=35, xend=2.65, yend=27, 
    curvature=.3, arrow=arrow(length=unit(2, "mm"))
  ) +
  annotate(geom="text", x=4.1, y=35, label="subaru", hjust="left") +
  labs(title="Highlighting data points with an arrow legend")
## ---- chunk 92
ggplot(diamonds, aes(log10(carat), log10(price))) + 
  geom_bin2d() + 
  facet_wrap(vars(cut), nrow=1) +
  viridis::scale_fill_viridis(direction=-1, option="D") +
  labs(title="Visual aids to compare facets", y=NULL, x=NULL)
## ---- chunk 93
mod_coef <- coef(lm(log10(price) ~ log10(carat), data=diamonds))
ggplot(diamonds, aes(log10(carat), log10(price))) + 
  geom_bin2d() + 
  geom_abline(intercept=mod_coef[1], slope=mod_coef[2], 
              colour="grey20", size=1) + 
  facet_wrap(vars(cut), nrow=1) +
  viridis::scale_fill_viridis(direction=-1, option="D")  +
  labs(title="Adding a reference line", y=NULL, x=NULL)
## ---- chunk 94
rm(list=ls()) # Limpa o global environment
## ---- chunk 95
mpg |>  
  filter(manufacturer == 'audi') |> 
  ggplot(aes(x = hwy, y = displ, label = model)) +    
  geom_point() +
  geom_text(data = . %>% filter(hwy > 28), vjust=-1, color="blue") +
  labs(title = "Reference df inside ggplot call (1)")
## ---- chunk 96
mpg %>%  
  filter(manufacturer == 'audi') %>% {
    ggplot(., aes(x = hwy, y = displ, label = model)) +    
      geom_point() +
      geom_text(data = . %>% filter(hwy > 28), vjust=-1, color="blue") +
      labs(
        title = "Reference df inside ggplot call (2)",
        subtitle = glue::glue("MANUFACTURER: {unique(.$manufacturer)}"),
      )
  }
## ---- chunk 97
(plot <- 
   as_tibble(USArrests, rownames="States") |> 
   head(10) |>
   ggplot(aes(y=fct_reorder(States, Murder, .desc=FALSE), x=Murder)) + 
   geom_col(fill="cadetblue") +
   labs(
     y="US States",
     x="Murders per 100.000",
     title="Murder Rate per US State"
   ))
## ---- chunk 98
plot %+% (
  as_tibble(USArrests, rownames="States")[,c(1,3)]  |> 
    head(10) |> 
    rename(Murder=Assault) # renames the variable just for the plotting
) + 
  labs(
    y="US States",
    x="Assaults per 100.000",        # but specifies the title of the visual on the plot
    title="Assault Rate per US State"
  )
